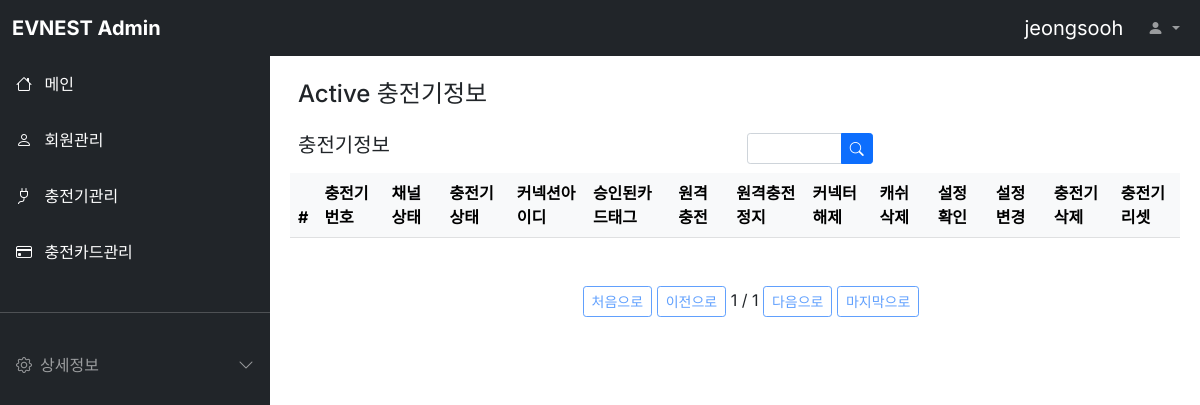
The app's page /clients/ (signed in), older data.
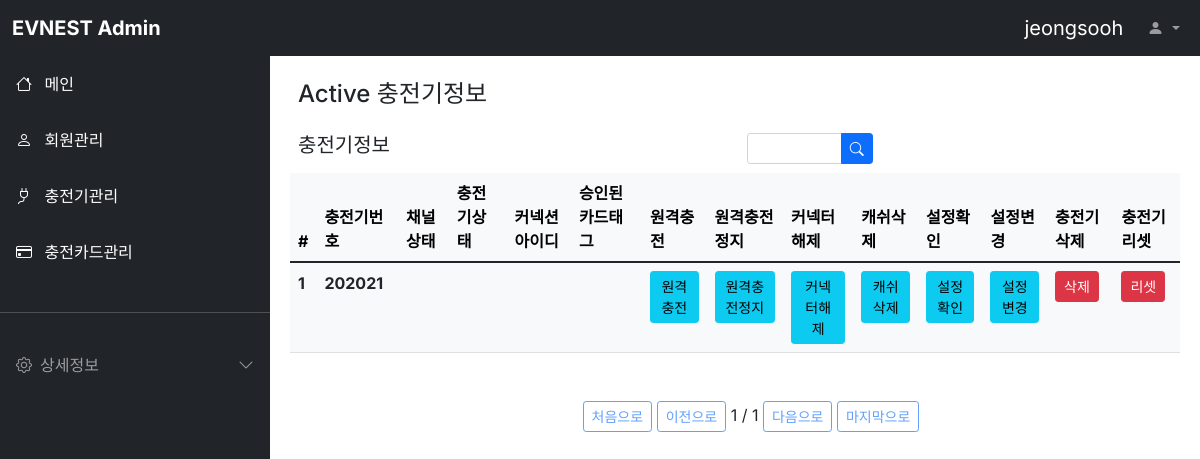
The same page, newer data.
### clients/models.py (models this page shows, shortened)
class Clients(models.Model):
    cpnumber = models.CharField(max_length=64 , blank=True,verbose_name='충전기번호')
    channel_name = models.CharField(max_length=64, blank=True, verbose_name='채널이름')
    channel_status = models.CharField(max_length=64, blank=True, verbose_name='채널상태')
    cp_status = models.CharField(max_length=64, blank=True, verbose_name='충전기상태')
    connection_id = models.CharField(max_length=256, blank=True, verbose_name='커넥션아이디')
    authorized_tag = models.CharField(max_length=64, verbose_name='승인된 카드테그')
    class Meta :
        db_table = 'ocpp_clients'
        verbose_name = '충전기채널'
        verbose_name_plural = '충전기채널'

### clients/views.py (the view)
# urls.py: path('',ClientsList.as_view()),
class ClientsList(ListView):
    model = Clients
    template_name = 'clients.html'
    context_object_name = 'clientsList'
    paginate_by = 5
    queryset = Clients.objects.all()
    def get_context_data(self, **kwargs):
        context = super().get_context_data(**kwargs)
        user_id = self.request.session['user']
        query = self.request.GET.get("q", None)
        page = self.request.GET.get('page')
        context['loginuser'] = user_id
        context['q'] = query
        context['page']=page
        return context
    def get_queryset(self) :
        user_id = self.request.session['user']
        queryset = Clients.objects.all()
        query = self.request.GET.get("q", None)
        if query:
            queryset = queryset.filter(
                Q(cpnumber__icontains=query)
            )
        return queryset

### clients/templates/clients.html (shortened to what the changed rows need)
{% extends "base.html" %}
{% block contents %}
<div class="row mt-2 mx-2">
  <div class="col-12">
    <table class="table table-light">
      <thead class="thead-light">
        <tr>
          <th scope="col">#</th>
          <th scope="col">충전기번호</th>
          <th scope="col">채널상태</th>
          <th scope="col">충전기상태</th>
          <th scope="col">커넥션아이디</th>
          <th scope="col">승인된카드태그</th>
          <th scope="col">원격충전</th>
          <th scope="col">원격충전정지</th>
          <th scope="col">커넥터해제</th>
          <th scope="col">캐쉬삭제</th>
          <th scope="col">설정확인</th>
          <th scope="col">설정변경</th>
          <th scope="col">충전기삭제</th>
          <th scope="col">충전기리셋</th>
        </tr>
      </thead>
      <tbody class="text-dark">
        {% for clients in clientsList %}
        <tr>
          <th scope="row">{{ clients.id }}</th>
          <th>{{ clients.cpnumber }}</th>
          <th>{{ clients.channel_status }}</th>
          <th>{{ clients.cpstatus }}</th>
          <th>{{ clients.connection_id }}</th>
          <th>{{ clients.authorized_tag }}</th>
          <th>
            <button class="btn btn-primary btn-sm btn-info" onclick="window.open('/clients/{{ clients.id }}/remo_scs_cpf','window_name','width=430,height=500,location=no,status=no,scrollbars=no');">원격충전</button></th>
          <th>
            <button class="btn btn-primary btn-sm btn-info" onclick="window.open('/clients/{{ clients.id }}/remo_stop_cs','window_name','width=430,height=500,location=no,status=no,scrollbars=no');">원격충전정지</button></th>
          <th>
            <button class="btn btn-primary btn-sm btn-info" onclick="window.open('/clients/{{ clients.id }}/unlock_connector','window_name','width=430,height=500,location=no,status=no,scrollbars=no');">커넥터해제</button></th>
          <th>
            <button class="btn btn-primary btn-sm btn-info" onclick="window.open('/clients/{{ clients.id }}/clearcache','window_name','width=430,height=500,location=no,status=no,scrollbars=no');">캐쉬삭제</button></th>
          <th>
            <button class="btn btn-primary btn-sm btn-info" onclick="window.open('/clients/{{ clients.id }}/getconf','window_name','width=430,height=500,location=no,status=no,scrollbars=no');">설정확인</button></th>
          <th>
            <button class="btn btn-primary btn-sm btn-info" onclick="window.open('/clients/{{ clients.id }}/setconf','window_name','width=430,height=500,location=no,status=no,scrollbars=no');">설정변경</button></th>
          <th>
            <button class="btn btn-primary btn-sm btn-danger" onclick="window.open('/clients/{{ clients.id }}/delete','window_name','width=430,height=500,location=no,status=no,scrollbars=no');">삭제</button></th>
          <th>
            <button class="btn btn-primary btn-sm btn-danger" onclick="window.open('/clients/{{ clients.id }}/reset','window_name','width=430,height=500,location=no,status=no,scrollbars=no');">리셋</button></th>
        </tr>
        {% endfor %}
      </tbody>
    </table>
  </div>
</div>
{% endblock %}

Row changes from the older to the newer data that the page shows:
added Clients: id "1", cpnumber "202021"
